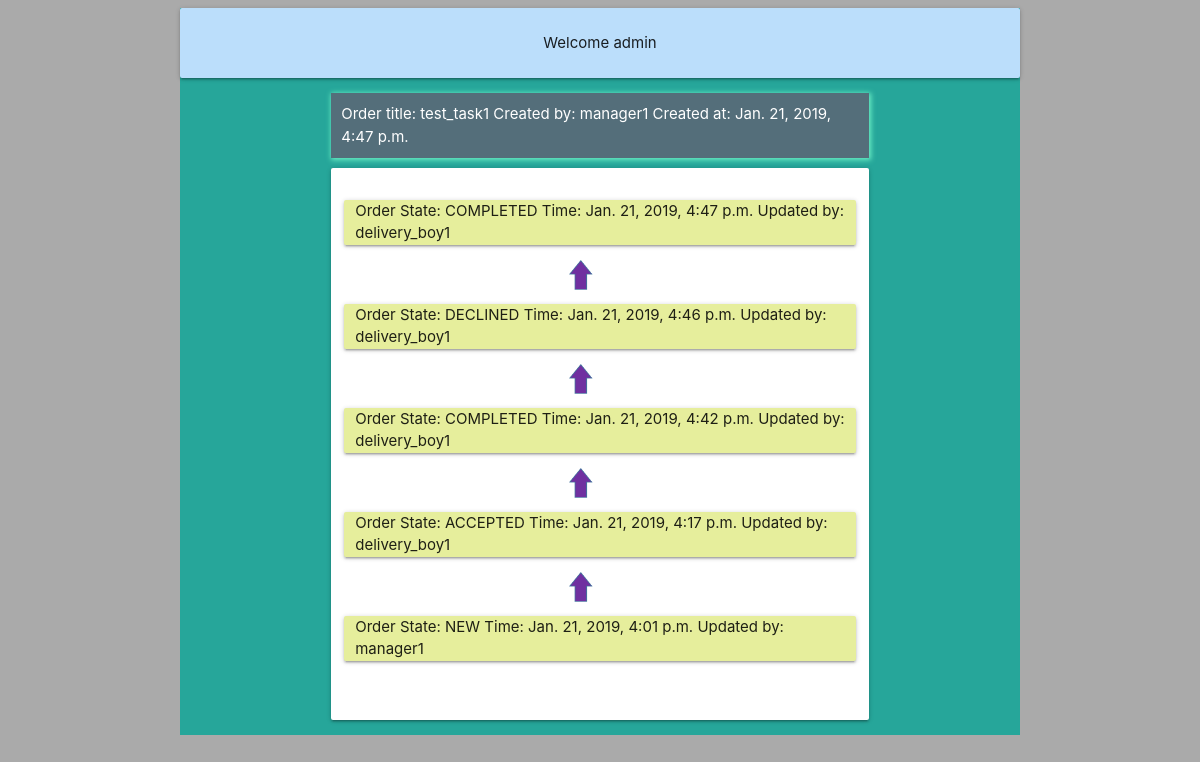
Page /task/6 (signed in) on the committed database.
### food_ordering/models.py (models this page shows, shortened)
class CustomUser(AbstractUser):
    id = models.AutoField(primary_key=True)
    full_name = models.CharField(max_length=200)
    email = models.EmailField(unique=True)
    user_type = models.IntegerField(choices=USER_TYPE, default=1)
    def get_user_type(self):
        return get_option_value(USER_TYPE, self.user_type)

class Task(models.Model):
    id = models.AutoField(primary_key=True)
    title = models.CharField(max_length=200)
    description = models.TextField(default='')
    priority = models.IntegerField(
        choices=PRIORITY, default=1)
    created_at = models.DateTimeField(auto_now=True)
    created_by = models.IntegerField()
    last_updated_at = models.DateTimeField()
    last_modified_by = models.IntegerField()
    current_task_state = models.IntegerField(
        choices=TASK_STATE, default=1)

class TaskTransaction(models.Model):
    id = models.AutoField(primary_key=True)
    task = models.ForeignKey(Task, on_delete=models.CASCADE)
    updated_at = models.DateTimeField(auto_now=True)
    updated_by = models.ForeignKey(
        CustomUser, on_delete=models.CASCADE)
    action_taken = models.IntegerField(choices=TASK_STATE, default=1)
    def get_action_taken_value(self):
        return get_option_value(TASK_STATE, self.action_taken)

### food_ordering/views.py (the view)
# urls.py: path('task/', views.task),
@login_required(login_url=LOGIN_URL)
def task(req, task_id=None):
    if req.user.get_user_type() == 'Manager':
        return task_manager_view(req, task_id)
    elif req.user.get_user_type() == 'DeliveryAgent':
        return task_agent_view(req, task_id)
    else:
        return redirect('/accounts/login')

### food_ordering/utils.py (called while the page is built)
def get_option_value(option_tuple, key):
    for type in option_tuple:
        if type[0] == key:
            return type[1]
    return None

### food_ordering/views.py (called while the page is built)
def task_manager_view(req, task_id):
    task_service = TaskService(req)
    if req.method == 'POST' and task_id is None:
        task_service.save_task()
        return redirect('/')
    elif req.method == 'GET' and task_id is not None:
        task = get_object_or_404(Task, pk=task_id)
        creator = CustomUser.objects.get(pk=task.created_by)
        transaction = TaskTransaction.objects.filter(task_id=task_id).order_by('-updated_at')
        context = {'task': task, 'creator_username': creator.username, 'transaction': transaction}
        return render(req, 'manager/task.html', context)
    elif req.method == 'DELETE' and task_id is not None:
        task_service.cancel_task(task_id)
        return HttpResponse('ok')
    else:
        return redirect('/')

### food_ordering/templates/manager/task.html
{% extends "index.html" %}
{% block content %}
<div class="row">
    <div class="col s12 m8 l8 offset-m2 offset-l2">
                    <div class="task-detail-header">
                <span>Order title: {{task.title}}</span>
                <span>Created by: {{creator_username}}</span>
                <span>Created at: {{task.created_at}}</span>
            </div>
        <div class="card-panel">
            <div class="row">
                {% for task_state in transaction %}
                <div class="col s12 card-panel lime lighten-3">
                    <span>Order State: {{task_state.get_action_taken_value}}</span>
                    <span>Time: {{task_state.updated_at }}</span>
                    <span>Updated by: {{task_state.updated_by}}</span>
                </div>
                {% if not forloop.last %}
                <div class="col s1 offset-s5">
                    <img src="/static/img/arrow_up.png" style="width:24px;height:30px;">
                </div>
                {% endif %}
                {% endfor %}
            </div>
        </div>
    </div>
</div>
{% endblock %}

### food_ordering/templates/index.html (shortened to what this page needs)
<!DOCTYPE html>
{% load static %}
<html lang="en">
<head>
    <link rel="stylesheet" href="{% static 'css/materialize.css' %}">
    <link rel="stylesheet" href="{% static 'css/styles.css' %}">
</head>
<body>
<div class="container teal lighten-1">
    <div class="card-panel blue lighten-4">
        <center>
            {% block top_title %}
            <span>
        Welcome {{user | default:'user'}}
            </span>
            {% endblock %}
        </center>
    </div>
    <div class="template-container">
        {% block content %}
        {% endblock %}
    </div>
</div>
</body>
</html>

### food_ordering/static/css/styles.css (style rules this page uses)
body { background-color : #aaa; }
.container { min-height : 550px; }
.task-detail-header { padding: 10px; margin-bottom : 10px; background-color: #546e7a; color : white; box-shadow: 1px 1px 5px 1px #6befc4; }

### rows in the picture
CustomUser: username "admin"
Task: title "test_task1", created_at "Jan. 21, 2019, 4:47 p.m."
CustomUser: username "manager1"
TaskTransaction: get_action_taken_value "COMPLETED", updated_at "Jan. 21, 2019, 4:47 p.m.", updated_by "delivery_boy1"
TaskTransaction: get_action_taken_value "DECLINED", updated_at "Jan. 21, 2019, 4:46 p.m.", updated_by "delivery_boy1"
TaskTransaction: get_action_taken_value "COMPLETED", updated_at "Jan. 21, 2019, 4:42 p.m.", updated_by "delivery_boy1"
TaskTransaction: get_action_taken_value "ACCEPTED", updated_at "Jan. 21, 2019, 4:17 p.m.", updated_by "delivery_boy1"
TaskTransaction: get_action_taken_value "NEW", updated_at "Jan. 21, 2019, 4:01 p.m.", updated_by "manager1"
